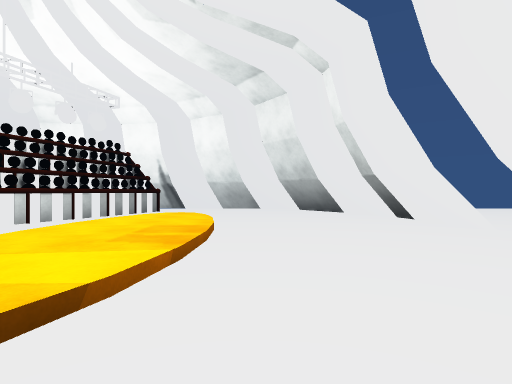
[1] (above)

16 first-person views from a walk through a scene from a Unity 3-D project. The camera is 1.2 m above the floor, looks level and sees 80° across. The floor is counted in squares, 2 m on a side. Each view is taken from the middle of a square. On the plan, view 1 faces up. The plan holds only what a view shows up to about 9 squares ahead; the rest is blank. The place goes on beyond the plan. Some animated figures are left out. Surface patterns are stand-ins for the level's own textures.

[2]
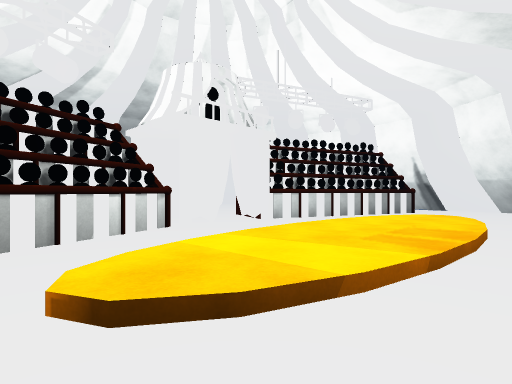

[3]
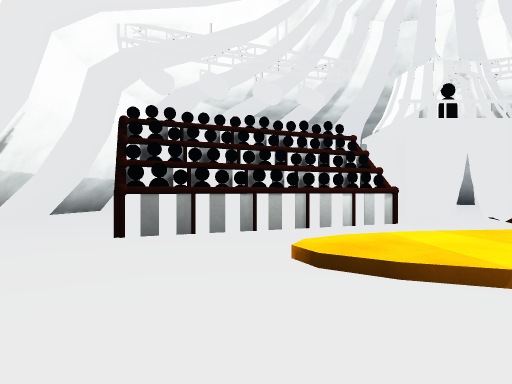

[4]
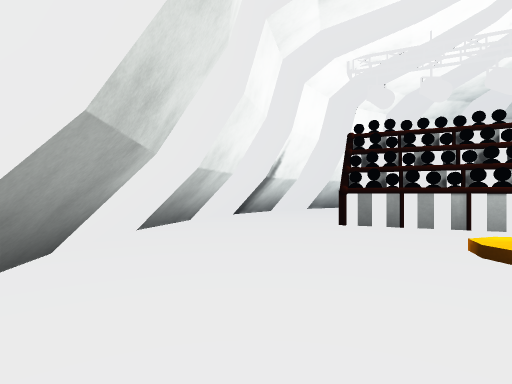

[5]
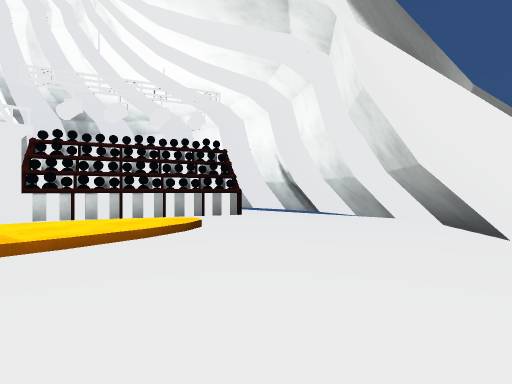

[6]
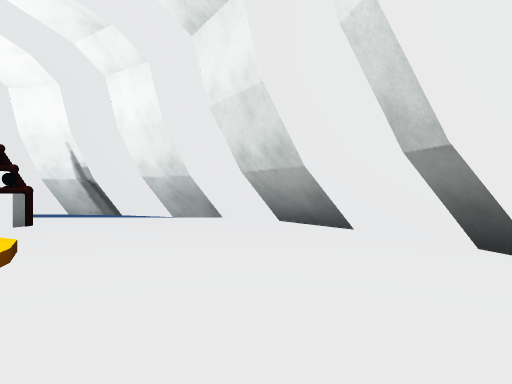

[7]
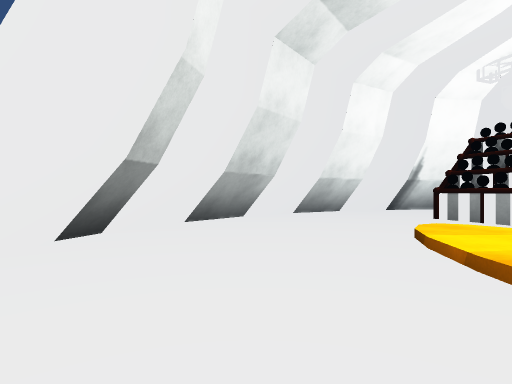

[8]
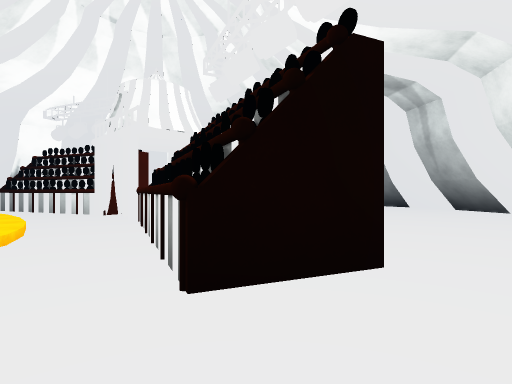

[9]
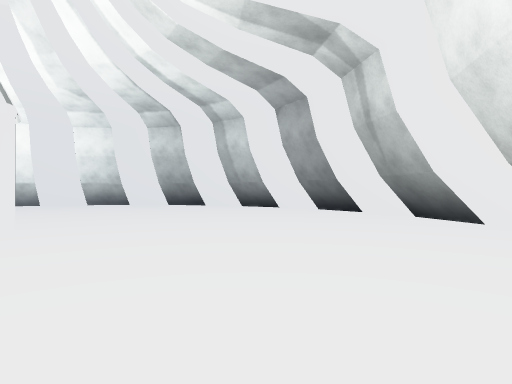

[10]
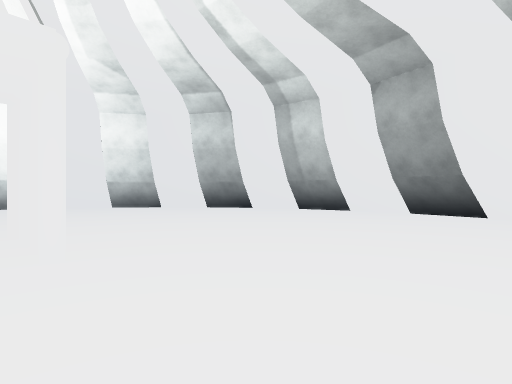

[11]
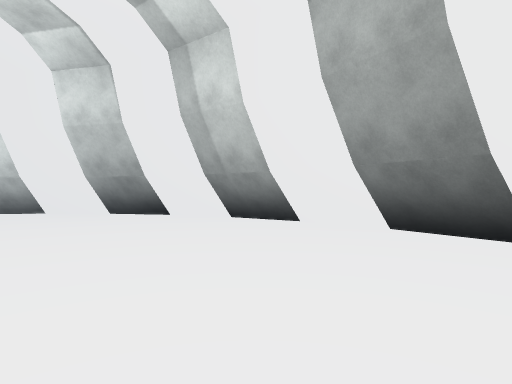

[12]
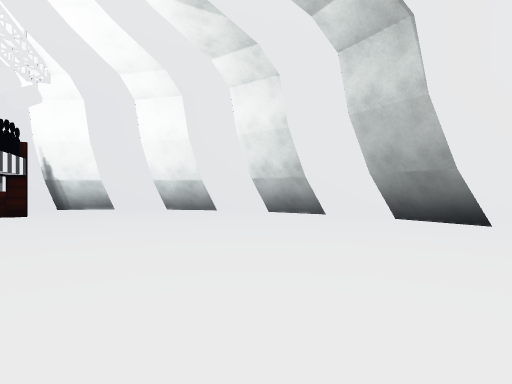

[13]
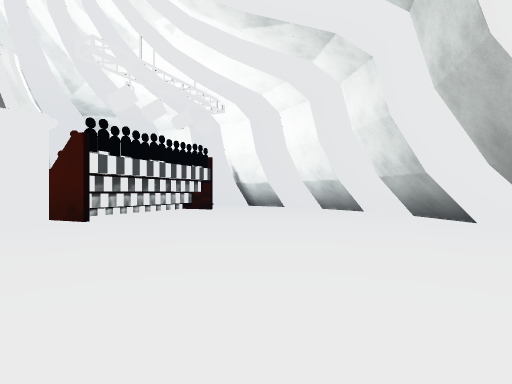

[14]
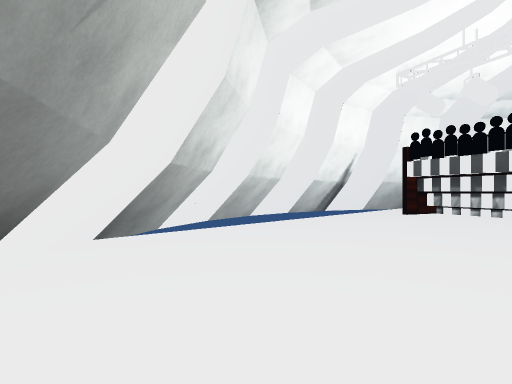

[15]
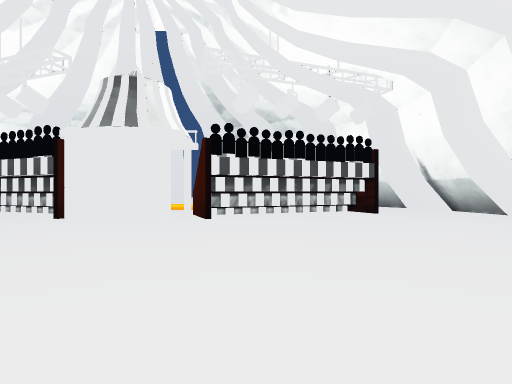

[16]
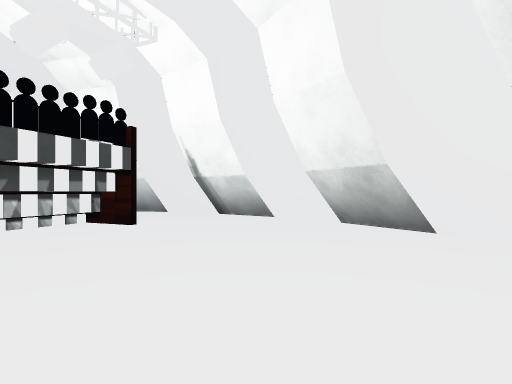

### Floor plan
Key: @ floor where view 1 was taken; # wall or solid block; x gap in a wall; . main floor; : floor 0.25 m higher than the main floor; / step, stairs or slope; = window, fence, low wall or low ledge; O other object.
Columns run from 15 left of view 1 to 4 right of it. Each row starts with its distance up from view 1.
 12     ####    ###=
 11    ##..........##
 10   =#.......#....#=
  9  .#........##....#.
  8  #.........#.....#=
  7 .#........##.//...#
  6 .#........#..:/...#
  5 =.......Ox#./::...#.
  4 =.......O.O./::.....
  3 =.......O#O./::...#
  2 .#.......##./:/...#
  1 .#........##.:/...#
  0  #........##...@.#=
 -1  .#........#.....#
 -2   =#.......##...#=
 -3    ##.........##=
 -4     .##.....###.
 -5       .######.

Positions as (right, up) in squares from view 1, and headings:
1: (0, 0), facing up
2: (0, 0), facing up-left
3: (1, 0), facing left
4: (2, 1), facing down-left
5: (3, 4), facing up-left
6: (1, 4), facing up
7: (1, 5), facing down
8: (-2, 11), facing down-left
9: (-6, 11), facing down-left
10: (-6, 8), facing down-left
11: (-10, 7), facing down-left
12: (-10, 5), facing down
13: (-13, 4), facing down-right
14: (-13, 7), facing up-right
15: (-13, 1), facing right
16: (-10, 0), facing down-right
